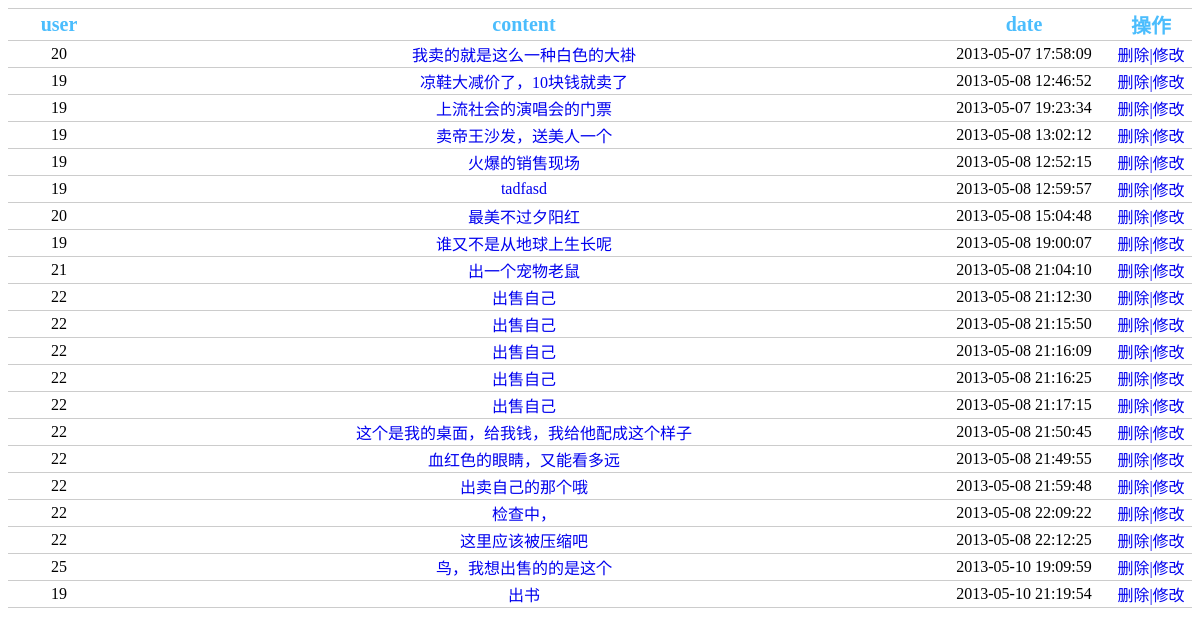
The app's page /edian/index.php/bg/home/artlist with its own data.
### tables this page shows
CREATE TABLE `art` (
  `art_id` int(11) NOT NULL AUTO_INCREMENT,
  `title` varchar(150) DEFAULT NULL,
  `content` text NOT NULL,
  `part_id` int(3) DEFAULT NULL,
  `time` datetime DEFAULT NULL,
  `author_id` int(11) DEFAULT NULL,
  `value` int(11) NOT NULL DEFAULT '0',
  `visitor_num` smallint(5) unsigned NOT NULL DEFAULT '0',
  `comment_num` smallint(5) unsigned NOT NULL DEFAULT '0',
  `new` tinyint(4) NOT NULL DEFAULT '0',
  `commer` int(10) unsigned NOT NULL DEFAULT '0',
  `price` mediumint(8) unsigned DEFAULT NULL,
  `img` char(25) NOT NULL DEFAULT 'edianlogo.jpg',
  PRIMARY KEY (`art_id`),
  KEY `art_title` (`title`),
  KEY `user_id` (`author_id`),
  KEY `value` (`value`),
  KEY `author_id` (`author_id`),
  KEY `title` (`title`),
  KEY `price` (`price`)
);

### edian/application/controllers/bg/home.php (called while the page is built, shortened)
<?php
		class Home extends Ci_Controller{
				function __construct()				{
						$this->load->model("bghome");
				}
				function artlist(){
						$data['title']="文章列表";
						$data['allart']=$this->bghome->artlist_all();
						$this->load->view("m-bg-artlist2",$data);
				}
		}
?>

### edian/index.php (called while the page is built, shortened)
<?php
require_once BASEPATH.'core/CodeIgniter.php';

### edian/application/models/bghome.php (called while the page is built, shortened)
<?php
class Bghome extends Ci_Model{
		function artlist_all(){
				$res=$this->db->query("select time,author_id,title,art_id from art ");
				return $res->result();
		}
}
?>

### edian/application/views/m-bg-artlist2.php (the view, shortened to what this page needs)
<!doctype html>
<html>
	<head>
		<link rel="stylesheet" type="text/css" href="<?=base_url("common_content.css")?>">
	</head>
	<body>
				<table cellspacing="0" class="mail-box">
						<tr>
							<th class="user">user</th>
							<th class="tm">content</th>
							<th class="date">date</th>
							<th class="action">操作</th>
						</tr>
					<?php foreach($allart as $temp):?>
						<tr>
								<td class="user"><?php echo $temp->author_id?></td>
								<td class="tm"><a href="<?=site_url("bg/home/artshow/$temp->art_id")?>"><?php echo $temp->title?></a></td>
							  <td class="date"><?php echo $temp->time ?></td>
								<td class="action"><a href="<?=site_url("bg/home/artdelete/$temp->art_id")?>">删除</a><a href="<?=site_url("bg/home/artchange/$temp->art_id")?>">|修改</a></td>
					</tr>
				<?php endforeach?>
				</table>
	</body>
</html>

### edian/application/views/m-bg-artlist2.php (style rules this page uses)
table { table-layout: fixed; white-space: nowrap; width: 100%; border-top: 1px solid #ccc; text-align:center; font-size: 16px; }
.mail-box th { font-size: 20px; color: #4bbdfd; border-bottom: 1px solid #ccc; }
a { text-decoration:none; }
.mail-box td { border-bottom: 1px solid #ccc; }
.mail-box .user { width: 100px; overflow:hidden; }
.mail-box .date { width: 170px; }
.mail-box .tm { overflow: hidden; text-overflow:ellipsis; }
.mail-box .action { width:80px; }

### records on screen
art: author "20", title "我卖的就是这么一种白色的大褂", time "2013-05-07 17:58:09"
art: author "19", title "凉鞋大减价了，10块钱就卖了", time "2013-05-08 12:46:52"
art: author "19", title "上流社会的演唱会的门票", time "2013-05-07 19:23:34"
art: author "19", title "卖帝王沙发，送美人一个", time "2013-05-08 13:02:12"
art: author "19", title "火爆的销售现场", time "2013-05-08 12:52:15"
art: author "19", title "tadfasd", time "2013-05-08 12:59:57"
art: author "20", title "最美不过夕阳红", time "2013-05-08 15:04:48"
art: author "19", title "谁又不是从地球上生长呢", time "2013-05-08 19:00:07"
art: author "21", title "出一个宠物老鼠", time "2013-05-08 21:04:10"
art: author "22", title "出售自己", time "2013-05-08 21:12:30"
art: author "22", title "出售自己", time "2013-05-08 21:15:50"
art: author "22", title "出售自己", time "2013-05-08 21:16:09"
art: author "22", title "出售自己", time "2013-05-08 21:16:25"
art: author "22", title "出售自己", time "2013-05-08 21:17:15"
art: author "22", title "这个是我的桌面，给我钱，我给他配成这个样子", time "2013-05-08 21:50:45"
art: author "22", title "血红色的眼睛，又能看多远", time "2013-05-08 21:49:55"
art: author "22", title "出卖自己的那个哦", time "2013-05-08 21:59:48"
art: author "22", title "检查中，", time "2013-05-08 22:09:22"
art: author "22", title "这里应该被压缩吧", time "2013-05-08 22:12:25"
art: author "25", title "鸟，我想出售的的是这个", time "2013-05-10 19:09:59"
art: author "19", title "出书", time "2013-05-10 21:19:54"
